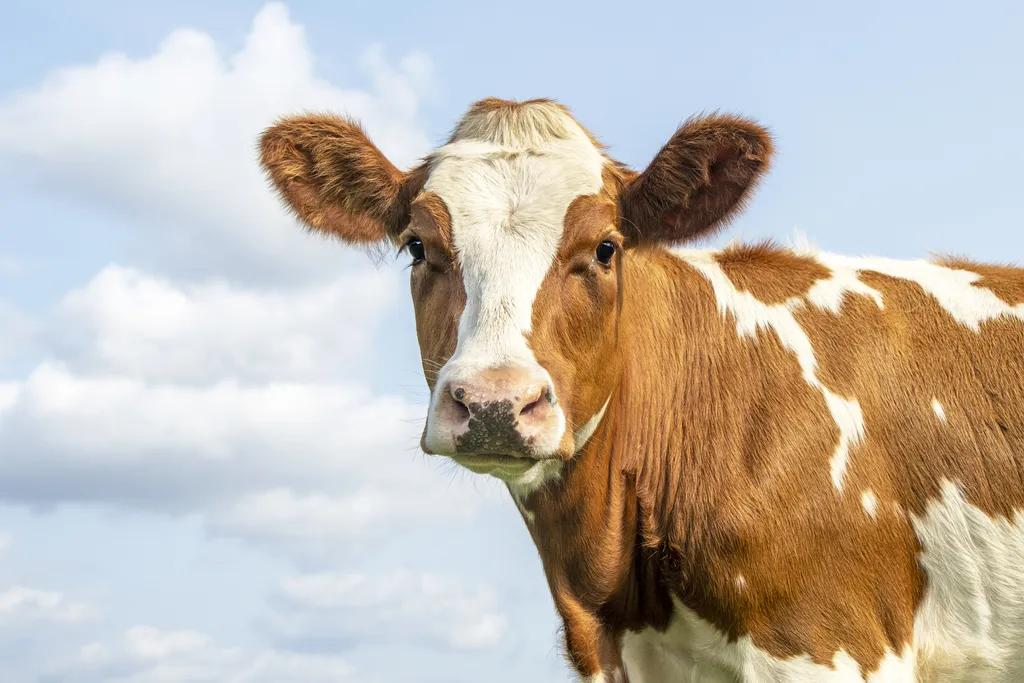
#> input picture less_1/cow.jpg, 1024 x 683 px, found by its file name
$ python main.py
#> lines starting #> are read from the running program, lines starting #| are printed output that depends on the picture
from PIL import Image, ImageOps

image = Image.open("less_1/cow.jpg")
#> image is the input picture: PIL image 1024x683 RGB; mean R, G, B 193.6, 185.7, 176.8
image.save("less_1/result/orig_cow.png")

print("Формат исходного изображения:", image.format)
#| Формат исходного изображения: JPEG
print("Размер исходного изображения:", image.size)
#| Размер исходного изображения: (1024, 683)
print("Режим исходного изображения:", image.mode)
#| Режим исходного изображения: RGB

## Получение RGB-каналов

r, g, b = image.split()
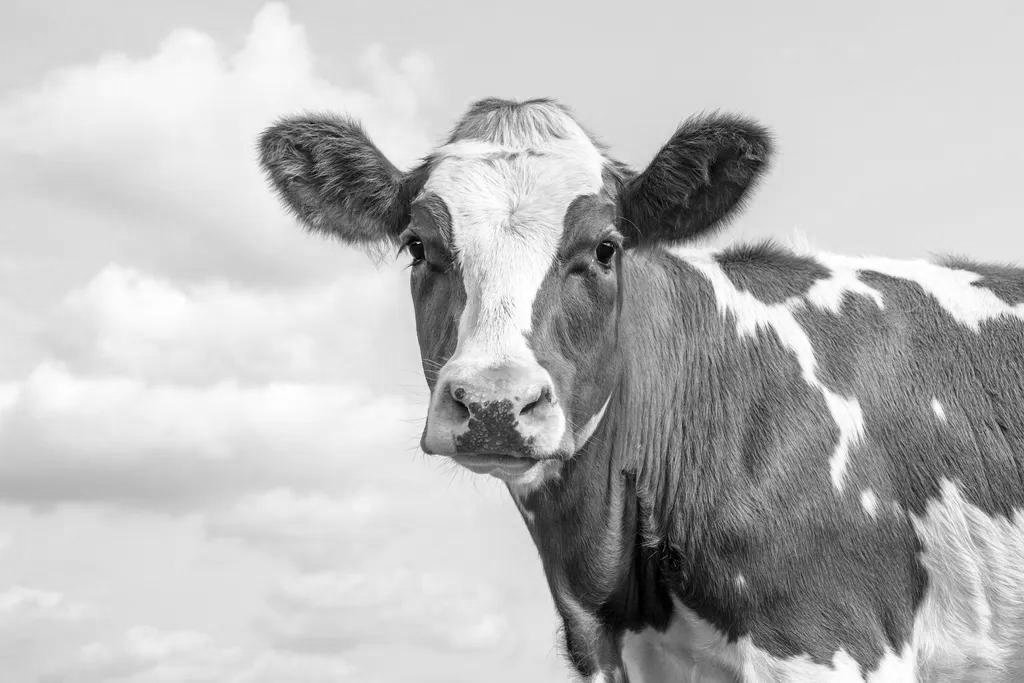
#> g: PIL image 1024x683 L; min 0, max 255, mean 185.7
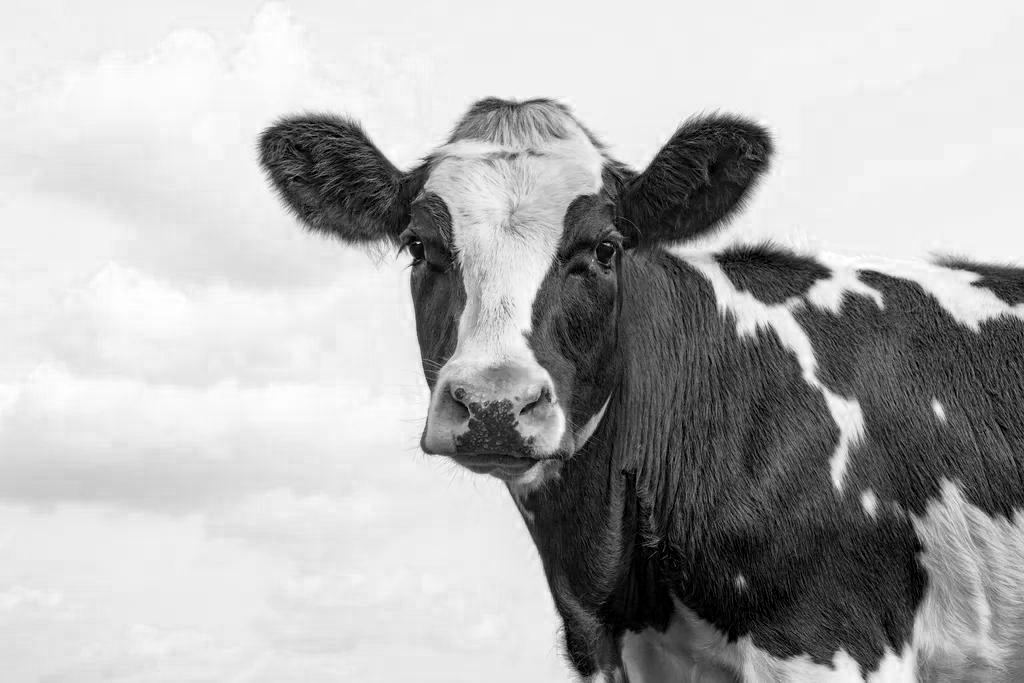
#> b: PIL image 1024x683 L; min 0, max 255, mean 176.8
red = ImageOps.colorize(r, black="white", white="red")
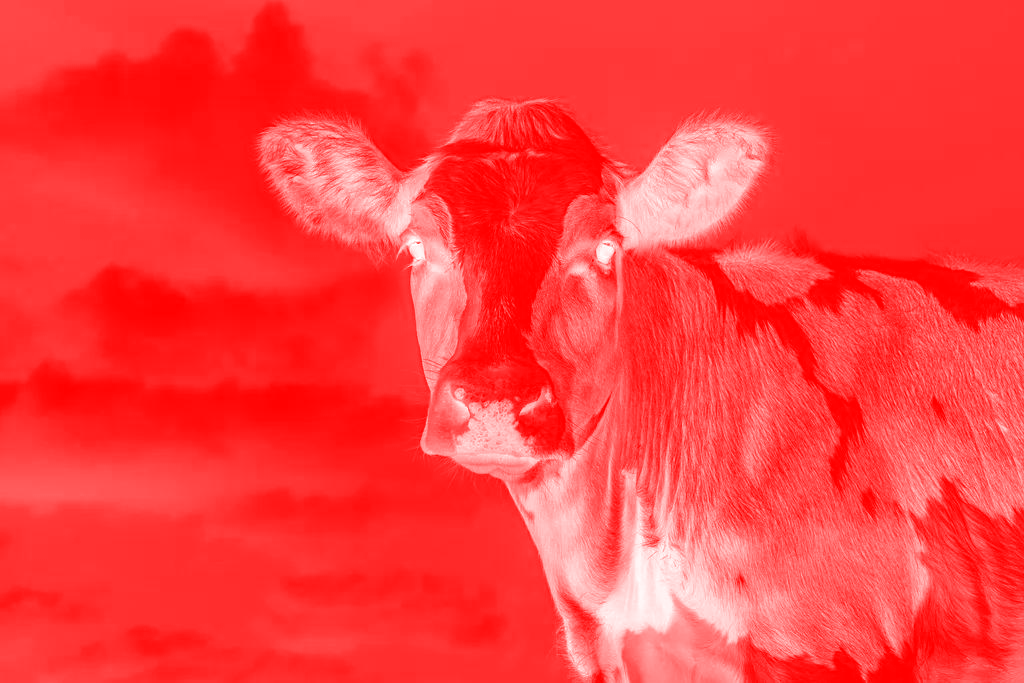
#> red: PIL image 1024x683 RGB; mean R, G, B 255, 61.4, 61.4
green = ImageOps.colorize(g, black="white", white="green")
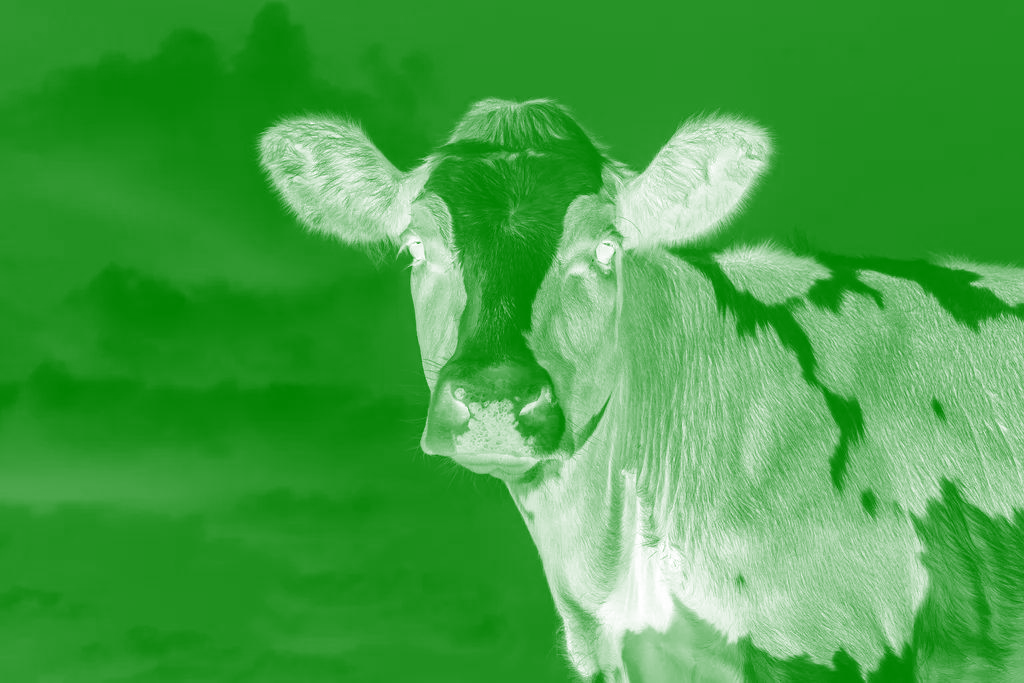
#> green: PIL image 1024x683 RGB; mean R, G, B 69.3, 161.9, 69.3
blue = ImageOps.colorize(r, black="white", white="blue")
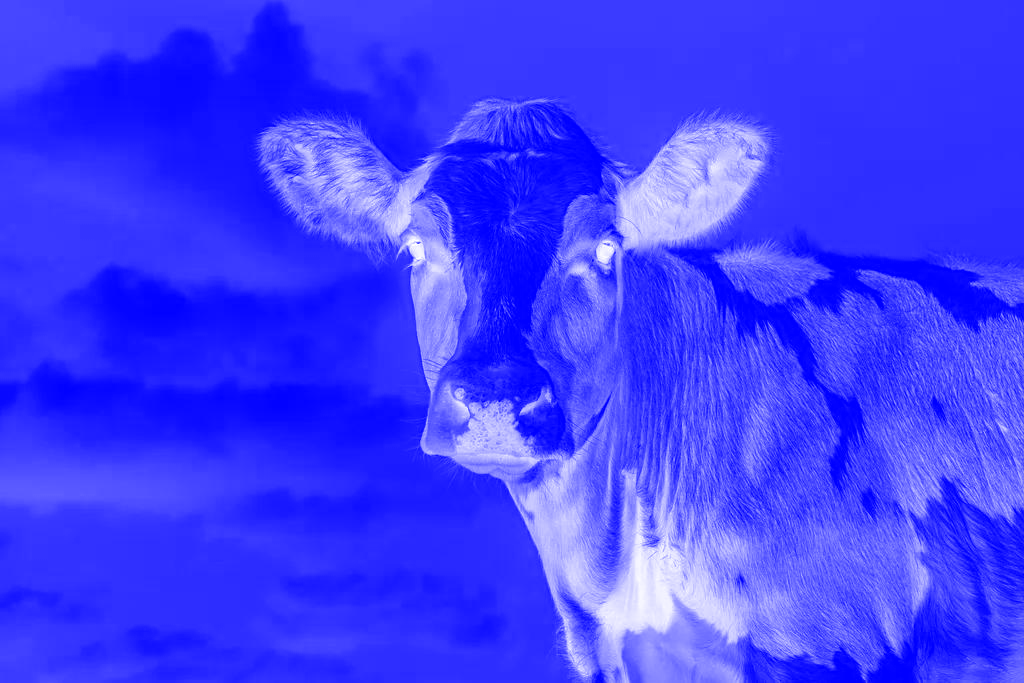
#> blue: PIL image 1024x683 RGB; mean R, G, B 61.4, 61.4, 255

red.save("less_1/result/chanel_r.png")
green.save("less_1/result/chanel_g.png")
blue.save("less_1/result/chanel_b.png")

## Преобразование в оттенки серого

gray = image.convert('L')
gray.save("less_1/result/gray.png")

print("Режим gray:", gray.mode)
#| Режим gray: L

## Квантизация

quantized = image.quantize(colors=8).convert("RGB")
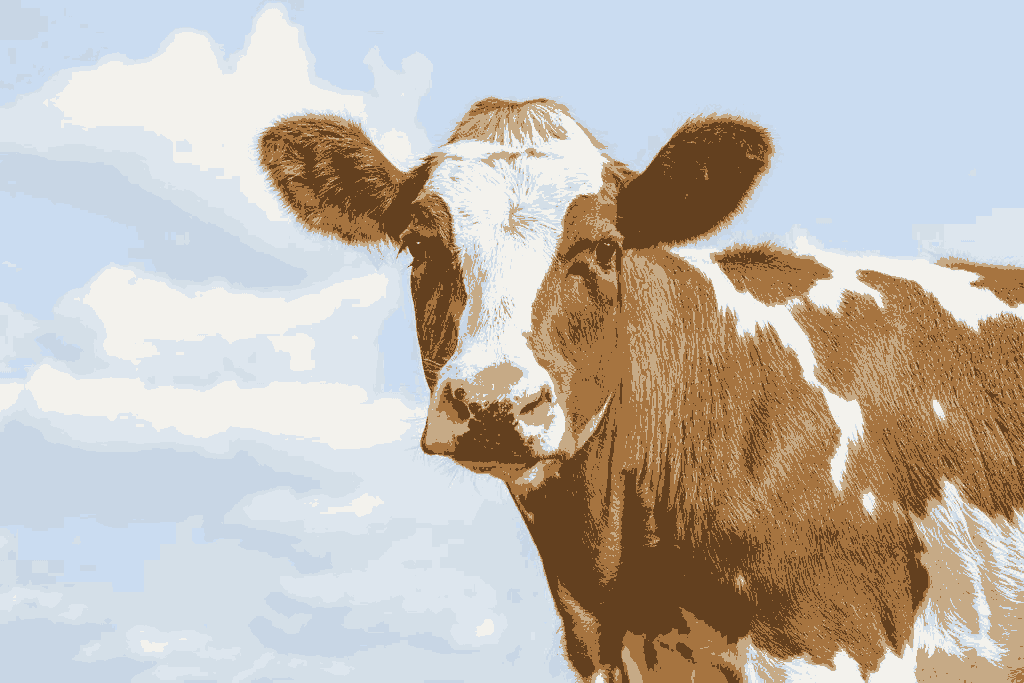
#> quantized: PIL image 1024x683 RGB; mean R, G, B 193.5, 186.6, 178.9
quantized.save("less_1/result/quantized_8.png")

print("Размер квантованного изображения:", quantized.size)
#| Размер квантованного изображения: (1024, 683)
print("Режим квантованного изображения:", quantized.mode)
#| Режим квантованного изображения: RGB
